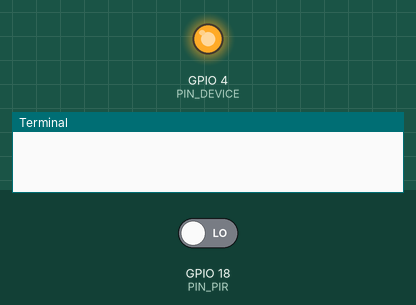
The program below on a simulated Raspberry Pi (BCM pin numbers). On the bench: output pins drawn as LEDs (lit = HIGH), the last lines printed to the terminal. Inputs (shaded band) come from the test bench; at power-on: GPIO 18 (PIN_PIR) LOW. The clock reads 2024-03-15 10:24:30 at power-on unless the program sets it.

Above: at 1.2 s.
1.3 s: GPIO 18 (PIN_PIR) driven HIGH
At 2.5 s:
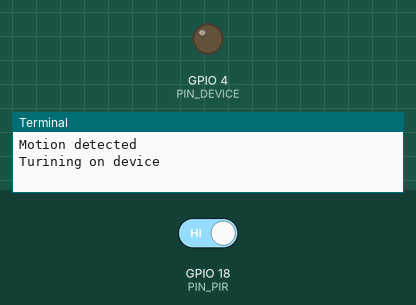
Timing chart, 0 to 4.3 s (numbered marks = the images above; inputs shaded):
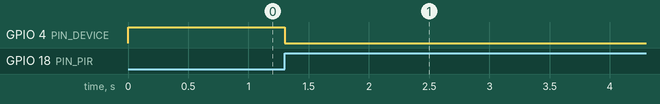

The program:

motion_device.py
```python
'''
Turns on or off a pin based on motion detection.
If motion has not be detected for a period of time,
the device will shut off.  A good use case would be
a lamp that you want to stay on while you are in the room.
'''

import RPi.GPIO as GPIO
import time

PIN_DEVICE = 4
PIN_PIR = 18
DEVICE_SHUTOFF = 120

# Vars
deviceOn = False
onTime = 0

# Init
GPIO.setmode(GPIO.BCM)

# Set pin mode/state
GPIO.setup(PIN_DEVICE, GPIO.OUT)
GPIO.output(PIN_DEVICE, GPIO.HIGH)
GPIO.setup(PIN_PIR, GPIO.IN)

# Main loop
try:
    while True:
        pir_output = GPIO.input(PIN_PIR)
        if pir_output == 1:
            print ("Motion detected")
            if deviceOn == False:
                print ("Turining on device")
                GPIO.output(PIN_DEVICE, GPIO.LOW)
                deviceOn = True
            onTime = time.time()
            time.sleep(3)
        if deviceOn == True and (onTime + DEVICE_SHUTOFF) < time.time():
            print ("Turing off device")
            GPIO.output(PIN_DEVICE, GPIO.HIGH)
            deviceOn = False
except KeyboardInterrupt:
  print("Quit via keyboard")
  GPIO.cleanup()
```

Measured:
- after the input at 1.3 s, GPIO 4 (PIN_DEVICE): HIGH → LOW at once
